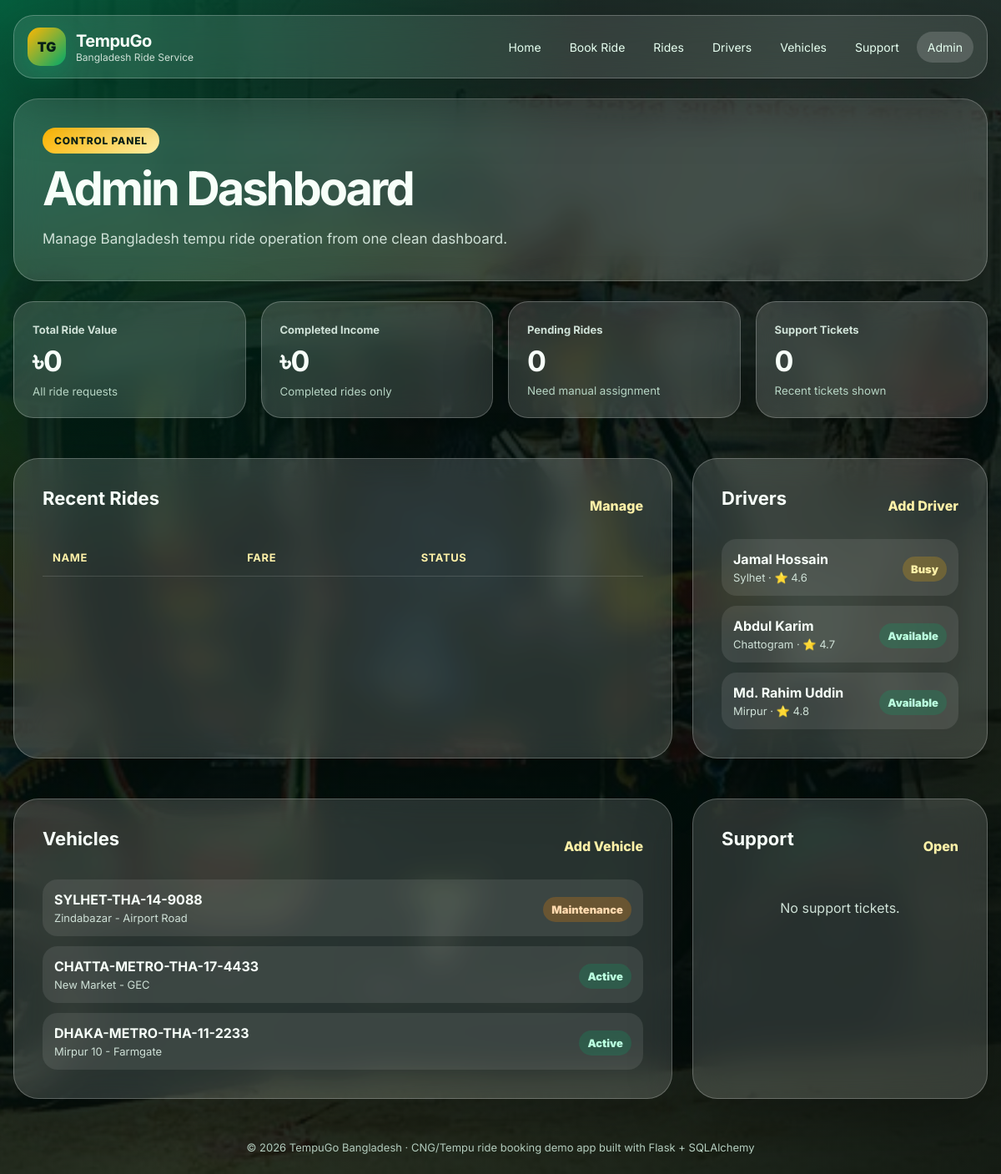
The page /admin on the database its author committed.
### pathao_tempu_service_app/app.py (models this page shows)
class Driver(db.Model):
    id = db.Column(db.Integer, primary_key=True)
    name = db.Column(db.String(100), nullable=False)
    phone = db.Column(db.String(20), nullable=False)
    nid = db.Column(db.String(30), nullable=True)
    license_no = db.Column(db.String(50), nullable=True)
    service_area = db.Column(db.String(100), nullable=False)
    status = db.Column(db.String(20), default="Available")  # Available / Busy / Offline
    rating = db.Column(db.Float, default=5.0)
    total_rides = db.Column(db.Integer, default=0)
    created_at = db.Column(db.DateTime, default=datetime.utcnow)
    vehicles = db.relationship("Vehicle", backref="driver", lazy=True)
    rides = db.relationship("Ride", backref="driver", lazy=True)

class Vehicle(db.Model):
    id = db.Column(db.Integer, primary_key=True)
    plate_number = db.Column(db.String(50), nullable=False, unique=True)
    model = db.Column(db.String(100), nullable=False)
    capacity = db.Column(db.Integer, default=4)
    owner_name = db.Column(db.String(100), nullable=False)
    route_name = db.Column(db.String(100), nullable=False)
    fitness_expiry = db.Column(db.String(50), nullable=True)
    status = db.Column(db.String(20), default="Active")  # Active / Maintenance / Inactive
    driver_id = db.Column(db.Integer, db.ForeignKey("driver.id"), nullable=True)
    created_at = db.Column(db.DateTime, default=datetime.utcnow)
    rides = db.relationship("Ride", backref="vehicle", lazy=True)

### pathao_tempu_service_app/app.py (the view)
@app.route("/admin")
def admin_dashboard():
    drivers = Driver.query.order_by(Driver.created_at.desc()).limit(5).all()
    vehicles = Vehicle.query.order_by(Vehicle.created_at.desc()).limit(5).all()
    rides = Ride.query.order_by(Ride.created_at.desc()).limit(8).all()
    tickets = SupportTicket.query.order_by(SupportTicket.created_at.desc()).limit(5).all()
    total_fare = db.session.query(db.func.sum(Ride.fare)).scalar()
    if total_fare is None:
        total_fare = 0
    completed_income = db.session.query(db.func.sum(Ride.fare)).filter_by(status="Completed").scalar()
    if completed_income is None:
        completed_income = 0
    pending_rides = Ride.query.filter_by(status="Pending").count()
    return render_template(
        "admin.html",
        drivers=drivers,
        vehicles=vehicles,
        rides=rides,
        tickets=tickets,
        total_fare=total_fare,
        completed_income=completed_income,
        pending_rides=pending_rides,
    )

### pathao_tempu_service_app/templates/admin.html (shortened to what this page needs)
{% extends "base.html" %}
{% block content %}
<section class="page-title glass-card compact">
    <span class="pill">Control Panel</span>
    <h1>Admin Dashboard</h1>
    <p>Manage Bangladesh tempu ride operation from one clean dashboard.</p>
</section>
<section class="stats-grid">
    <div class="stat-card">
        <span>Total Ride Value</span>
        <strong>৳{{ total_fare }}</strong>
        <small>All ride requests</small>
    </div>
    <div class="stat-card">
        <span>Completed Income</span>
        <strong>৳{{ completed_income }}</strong>
        <small>Completed rides only</small>
    </div>
    <div class="stat-card">
        <span>Pending Rides</span>
        <strong>{{ pending_rides }}</strong>
        <small>Need manual assignment</small>
    </div>
    <div class="stat-card">
        <span>Support Tickets</span>
        <strong>{{ tickets|length }}</strong>
        <small>Recent tickets shown</small>
    </div>
</section>
<section class="dashboard-grid">
    <div class="table-card glass-card">
        <div class="table-header">
            <h2>Recent Rides</h2>
            <a href="{{ url_for('rides') }}" class="text-link">Manage</a>
        </div>
        <div class="table-wrap">
            <table>
                <thead><tr><th>Name</th><th>Fare</th><th>Status</th></tr></thead>
            </table>
        </div>
    </div>
    <div class="table-card glass-card">
        <div class="table-header">
            <h2>Drivers</h2>
            <a href="{{ url_for('drivers') }}" class="text-link">Add Driver</a>
        </div>
        <div class="mini-list">
            {% for driver in drivers %}
            <div class="mini-item">
                <div>
                    <strong>{{ driver.name }}</strong>
                    <span>{{ driver.service_area }} · ⭐ {{ driver.rating }}</span>
                </div>
                <span class="status {{ driver.status|lower }}">{{ driver.status }}</span>
            </div>
            {% endfor %}
        </div>
    </div>
    <div class="table-card glass-card">
        <div class="table-header">
            <h2>Vehicles</h2>
            <a href="{{ url_for('vehicles') }}" class="text-link">Add Vehicle</a>
        </div>
        <div class="mini-list">
            {% for vehicle in vehicles %}
            <div class="mini-item">
                <div>
                    <strong>{{ vehicle.plate_number }}</strong>
                    <span>{{ vehicle.route_name }}</span>
                </div>
                <span class="status {{ vehicle.status|lower }}">{{ vehicle.status }}</span>
            </div>
            {% endfor %}
        </div>
    </div>
    <div class="table-card glass-card">
        <div class="table-header">
            <h2>Support</h2>
            <a href="{{ url_for('support') }}" class="text-link">Open</a>
        </div>
        <div class="mini-list">
            {% for ticket in tickets %}
            <div class="mini-item">
                <div>
                    <strong>{{ ticket.issue_type }}</strong>
                    <span>{{ ticket.name }} · {{ ticket.phone }}</span>
                </div>
                <span class="status {{ ticket.status|lower }}">{{ ticket.status }}</span>
            </div>
            {% else %}
            <p class="empty">No support tickets.</p>
            {% endfor %}
        </div>
    </div>
</section>
{% endblock %}

### pathao_tempu_service_app/templates/base.html (shortened to what this page needs)
<!DOCTYPE html>
<html lang="en">
<head>
    <link rel="stylesheet" href="{{ url_for('static', filename='css/style.css') }}">
</head>
<body>
    <div class="page-background"></div>
    <div class="page-overlay"></div>
    <nav class="navbar">
        <a href="{{ url_for('home') }}" class="brand">
            <span class="brand-icon">TG</span>
            <span>
                <strong>TempuGo</strong>
                <small>Bangladesh Ride Service</small>
            </span>
        </a>
        <div class="nav-links" id="navLinks">
            <a href="{{ url_for('home') }}">Home</a>
            <a href="{{ url_for('book_ride') }}">Book Ride</a>
            <a href="{{ url_for('rides') }}">Rides</a>
            <a href="{{ url_for('drivers') }}">Drivers</a>
            <a href="{{ url_for('vehicles') }}">Vehicles</a>
            <a href="{{ url_for('support') }}">Support</a>
            <a href="{{ url_for('admin_dashboard') }}" class="admin-link">Admin</a>
        </div>
    </nav>
    <main class="container">
        {% block content %}{% endblock %}
    </main>
    <footer class="footer">
        <p>© 2026 TempuGo Bangladesh · CNG/Tempu ride booking demo app built with Flask + SQLAlchemy</p>
    </footer>
</body>
</html>

### rows shown on the page
Driver: name "Jamal Hossain", service_area "Sylhet", rating "4.6", status "Busy"
Driver: name "Abdul Karim", service_area "Chattogram", rating "4.7", status "Available"
Driver: name "Md. Rahim Uddin", service_area "Mirpur", rating "4.8", status "Available"
Vehicle: plate_number "SYLHET-THA-14-9088", route_name "Zindabazar - Airport Road", status "Maintenance"
Vehicle: plate_number "CHATTA-METRO-THA-17-4433", route_name "New Market - GEC", status "Active"
Vehicle: plate_number "DHAKA-METRO-THA-11-2233", route_name "Mirpur 10 - Farmgate", status "Active"

### other values the page prints
{{ total_fare }} "0"
{{ completed_income }} "0"
{{ pending_rides }} "0"
{{ tickets|length }} "0"
